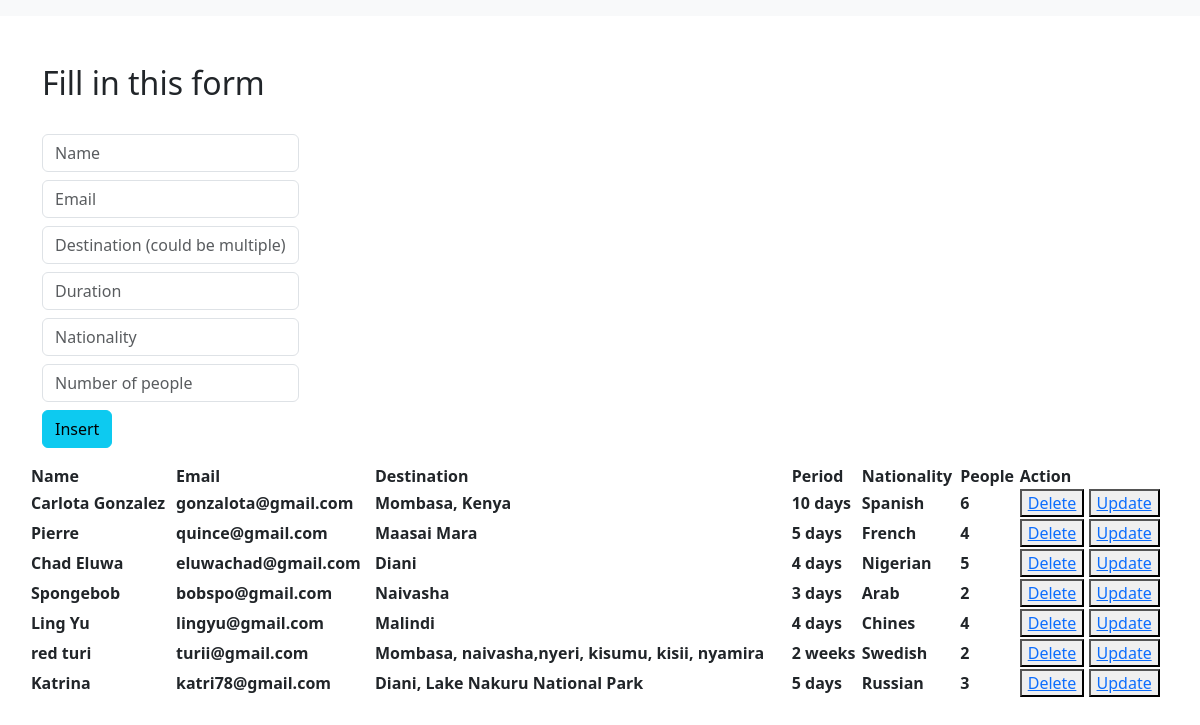
The app's page /, older data.
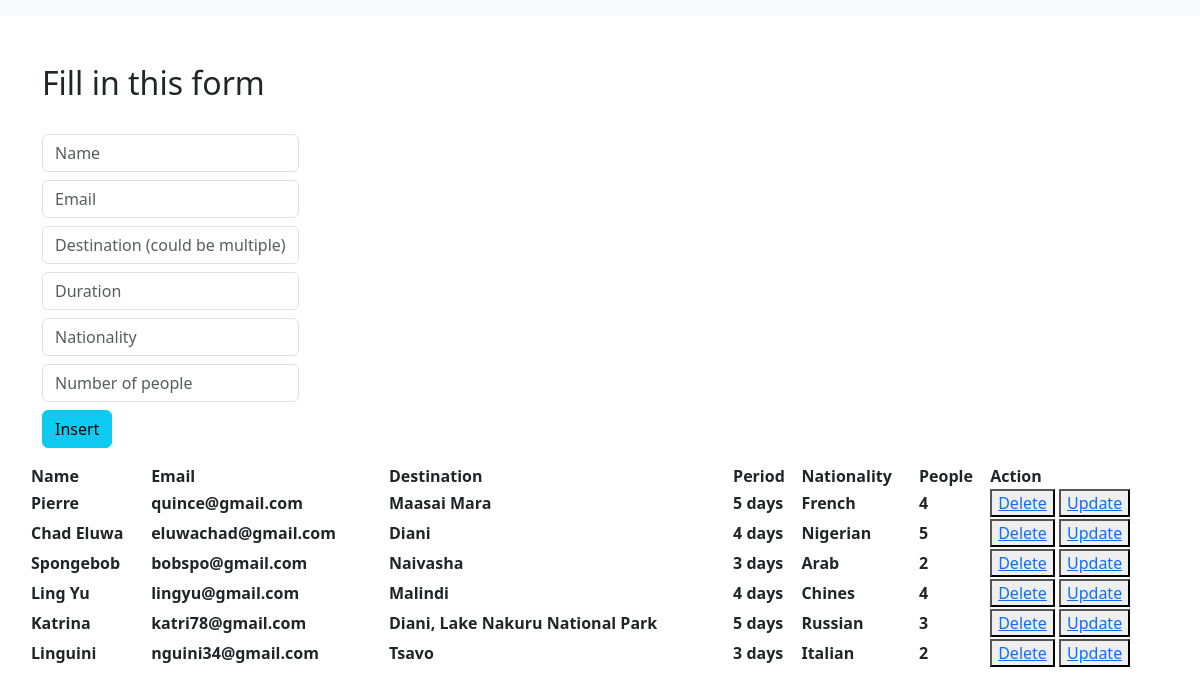
The same page, newer data.
### mumbi_pracdjango/models.py (models this page shows, shortened)
class Client(models.Model):
    name = models.CharField(max_length=30, blank=False, null=False)
    email = models.CharField(unique=True, blank=False, max_length=40)
    destination = models.CharField(blank=False, max_length=100)
    period = models.CharField(blank=False, max_length=50)
    nationality = models.CharField(blank=False, max_length=30)
    people = models.IntegerField(blank=False, null=False)

### mumbi_pracdjango/views.py (the view)
# urls.py: path('', views.homepage, name='home'),
def homepage(request):
    data = Client.objects.all()
    context = {"data": data}
    return render(request, "home.html", context)

### templates/home.html (shortened to what this page needs)
<html lang="en">
    <link href="https://cdn.jsdelivr.net/npm/bootstrap@5.3.0-alpha1/dist/css/bootstrap.min.css" rel="stylesheet">
  <head>
  </head>
  <body>
    <nav class="navbar navbar-expand-lg bg-body-tertiary">
      </nav>
      <div class="container mt-5">
        <div class="row">
            <div class="col-md-4">
                <h2>Fill in this form</h2>
                <br>
                <form action="/insert" method="post">
                    <div class="form-group">
                        <label>
                            <input type="text" class="form-control" placeholder="Name" name="name" required>
                        </label>
                    </div>
                    <div class="form-group">
                        <label>
                            <input type="email" class="form-control  mt-2" placeholder="Email" name="email" required>
                        </label>
                    </div>
                    <div class="form-group">
                        <label>
                            <input type="text" class="form-control  mt-2" placeholder="Destination (could be multiple)" name="destination" required>
                        </label>
                    </div>
                       <div class="form-group">
                        <label>
                            <input type="text" class="form-control  mt-2" placeholder="Duration" name="period" required>
                        </label>
                    </div>
                       <div class="form-group">
                        <label>
                            <input type="text" class="form-control  mt-2" placeholder="Nationality" name="nationality" required>
                        </label>
                    </div>
                       <div class="form-group">
                        <label>
                            <input type="number" class="form-control  mt-2" placeholder="Number of people" name="people" required>
                        </label>
                    </div>
                        <button class="btn btn-info mt-2" type="submit">Insert</button>
                </form>
            </div>
                <table>
                    <tr>
                        <th> Name </th>
                        <th> Email </th>
                        <th> Destination </th>
                        <th> Period </th>
                        <th> Nationality </th>
                        <th> People </th>
                        <th> Action </th>
                    </tr>
                    {% for d in data %}
                    <tr>
                        <th>{{ d.name }}</th>
                        <th>{{ d.email }}</th>
                        <th>{{ d.destination}}</th>
                        <th>{{ d.period }}</th>
                        <th>{{ d.nationality }}</th>
                        <th>{{ d.people }}</th>
                        <th>
                            <button>
                       <a href="/delete/{{ d.id }}">Delete</a>
                   </button>
                    <button>
                       <a href="/update/{{ d.id }}">Update</a>
                   </button>
                        </th>
                    </tr>
                    {% endfor %}
                </table>
            </div>
        </div>
  </body>
</html>

Row changes from the older to the newer data that the page shows:
removed Client: name "Carlota Gonzalez", email "gonzalota@gmail.com", destination "Mombasa, Kenya", period "10 days", nationality "Spanish", people "6"
removed Client: name "red turi", email "turii@gmail.com", destination "Mombasa, naivasha,nyeri, kisumu, kisii, nyamira", period "2 weeks", nationality "Swedish", people "2"
added Client: name "Linguini", email "nguini34@gmail.com", destination "Tsavo", period "3 days", nationality "Italian", people "2"
